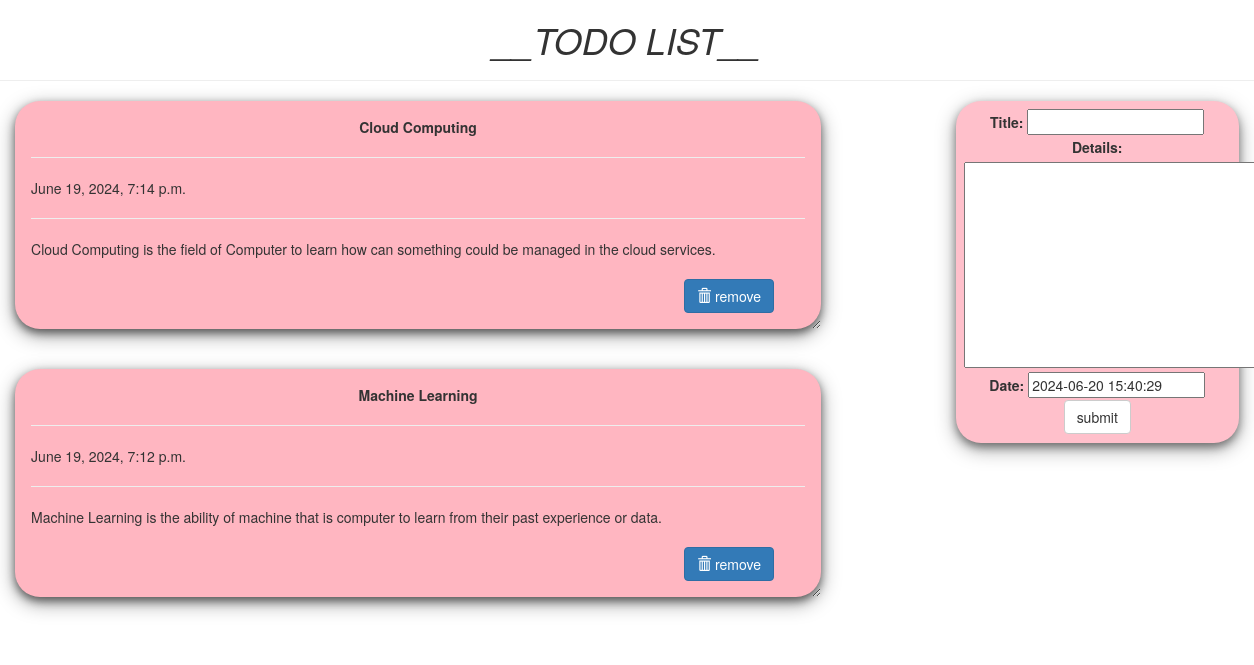
The page / on the database its author committed.
### todo/models.py (models this page shows, shortened)
class Todo(models.Model):
	title = models.CharField(max_length=100)
	details = models.TextField()
	date = models.DateTimeField(default=timezone.now)

### todo/views.py (the view)
# urls.py: path('', views.index, name="todo"),
def index(request):
	item_list = Todo.objects.order_by("-date")
	if request.method == "POST":
		form = TodoForm(request.POST)
		if form.is_valid():
			form.save()
			return redirect('todo')
	form = TodoForm()
	page = {
		"forms": form,
		"list": item_list,
		"title": "TODO LIST",
	}
	return render(request, 'index.html', page)

### todo/forms.py
class TodoForm(forms.ModelForm):
	class Meta:
		model = Todo
		fields = "__all__"

### templates/index.html (shortened to what this page needs)
<!DOCTYPE html>
<html lang="en" dir="ltr">
<head>
<link rel="stylesheet" href="https://maxcdn.bootstrapcdn.com/bootstrap/3.3.7/css/bootstrap.min.css">
</head>
<body class="container-fluid">
<center class="row">
	<h1><i>__TODO LIST__</i></h1>
	<hr />
</center>
<div class="row">
	<div class="col-md-8">
	{% for i in list %}
	<div class="card">
		<center><b>{{i.title}}</b></center>
		<hr/>
		{{i.date}}
		<hr/>
		{{i.details}}
		<br />
		<br />
		<form action="/del/{{i.id}}" method="POST" style=" padding-right: 4%; padding-bottom: 3%;">
		<button value="remove" type="submit" class="btn btn-primary" style="float: right;"><span class="glyphicon glyphicon-trash"></span>  remove</button>
		</form>
	</div>
	{% endfor%}
	</div>
	<div class="col-md-1"> </div>
	<div class="col-md-3" >
	<div class="submit_form">
	<form method="POST">
		{{forms}}
		<center>
		<input type="submit" class="btn btn-default" value="submit" />
	</center>
	</form>
	</div>
</div>
</div>
</body>
</html>

### templates/index.html (style rules this page uses)
.card { box-shadow: 0 4px 8px 0 rgba(0,0,0,0.5), 0 6px 20px 0 rgba(0,0,0,0.39); background: lightpink; margin-bottom : 5%; border-radius: 25px; padding : 2%; overflow: auto; resize: both; text-overflow: ellipsis; }
.submit_form { text-align: center; padding: 3%; background: pink; border-radius: 25px; box-shadow: 0 4px 8px 0 rgba(0,0,0,0.4), 0 6px 20px 0 rgba(0,0,0,0.36); }

### rows shown on the page
Todo: title "Cloud Computing", date "June 19, 2024, 7:14 p.m.", details "Cloud Computing is the field of Computer to learn how can something could be managed in the cloud services."
Todo: title "Machine Learning", date "June 19, 2024, 7:12 p.m.", details "Machine Learning is the ability of machine that is computer to learn from their past experience or data."
